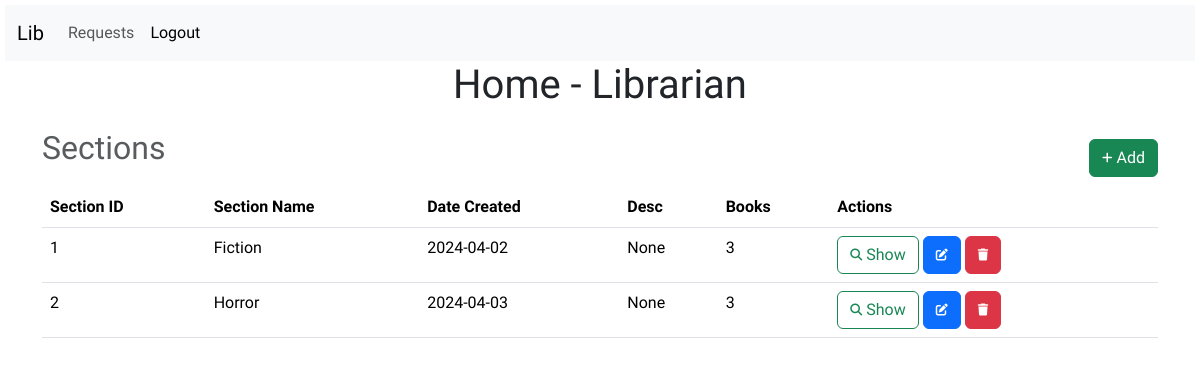
The page /admin (signed in) on the database its author committed.
### models.py (models this page shows)
class Section(db.Model):
    id = db.Column(db.Integer,primary_key=True)
    name = db.Column(db.String[32],unique=True,nullable=False)
    date_created = db.Column(db.Date, nullable=False)
    desc = db.Column(db.String[512], nullable=True)
    books = db.relationship('Book',backref='section',lazy=True)

### routes.py (the view)
@app.route('/admin')
@admin_required
def admin():
    user = User.query.get(session['user_id'])
    if not user.is_admin:
        flash('Not Authorized')
        return redirect(url_for('index'))
    return render_template('admin.html', user=user, sections = Section.query.all())

### routes.py (called while the page is built)
def admin_required(func):
    @wraps(func)
    def inner(*args,**kwargs):
        if 'user_id' not in session:
            flash('Please Login.')
            return redirect(url_for('login'))
        user = User.query.get(session['user_id'])
        if not user.is_admin:
            flash('Not Authorized')
            return redirect(url_for('index'))
        return func(*args,**kwargs)
    return inner

### templates/admin.html (shortened to what this page needs)
{% extends 'layout.html' %}
{% block content %}
    <h1>Home - Librarian</h1>
    <div class="Heading">
        <h2 class="text-muted">Sections</h2>
        <a class="btn btn-success" href="{{url_for('add_section')}}">
            <i class="fas fa-plus fa-xs"></i>
            Add
        </a>
    </div>
    <table class="table">
        <thead>
            <tr>
                <th>Section ID</th>
                <th>Section Name</th>
                <th>Date Created</th>
                <th>Desc</th>
                <th>Books</th>
                <th>Actions</th>
            </tr>
        </thead>
        <tbody>
            {% for section in sections %}
                <tr>
                    <td>{{section.id}}</td>
                    <td>{{section.name}}</td>
                    <td>{{section.date_created}}</td>
                    <td>{{section.desc}}</td>
                    <td>{{section.books|length}}</td>
                    <td>
                        <a href="{{url_for('show_section', id=section.id)}}" class="btn btn-outline-success">
                            <i class="fas fa-search fa-xs"></i>
                            Show
                        </a>
                        <a href="{{url_for('edit_section', id=section.id)}}" class="btn btn-primary">
                            <i class="fas fa-edit fa-xs"></i>
                        </a>
                        <a href="{{url_for('delete_section', id=section.id)}}" class="btn btn-danger">
                            <i class="fas fa-trash fa-xs"></i>
                        </a>
                    </td>
                </tr>
            {% endfor %}
        </tbody>
    </table>
</div>
{% endblock %}

### templates/layout.html (style rules this page uses)
body { margin: 5px 5px; padding: 0; font-family: 'Kaushan Script', cursive; background-image: url('background/lib.jpg'); background-attachment: fixed; background-repeat: no-repeat; background-size: cover; }

### templates/admin.html (style rules this page uses)
.Heading { display: flex; justify-content: space-between; align-items: center; }
h1, h2 { text-align: center; margin-bottom: 20px; }

### rows shown on the page
Section: id "1", name "Fiction", date_created "2024-04-02", desc "None", books|length "3"
Section: id "2", name "Horror", date_created "2024-04-03", desc "None", books|length "3"
